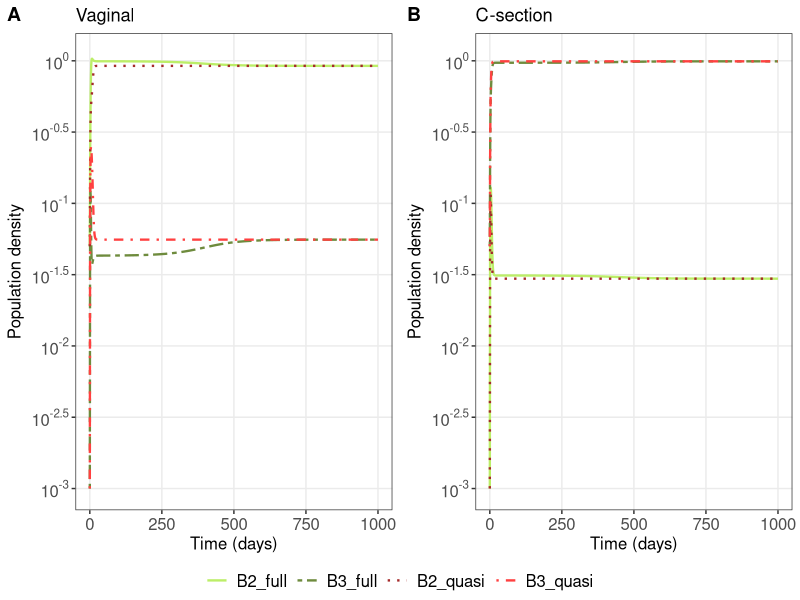
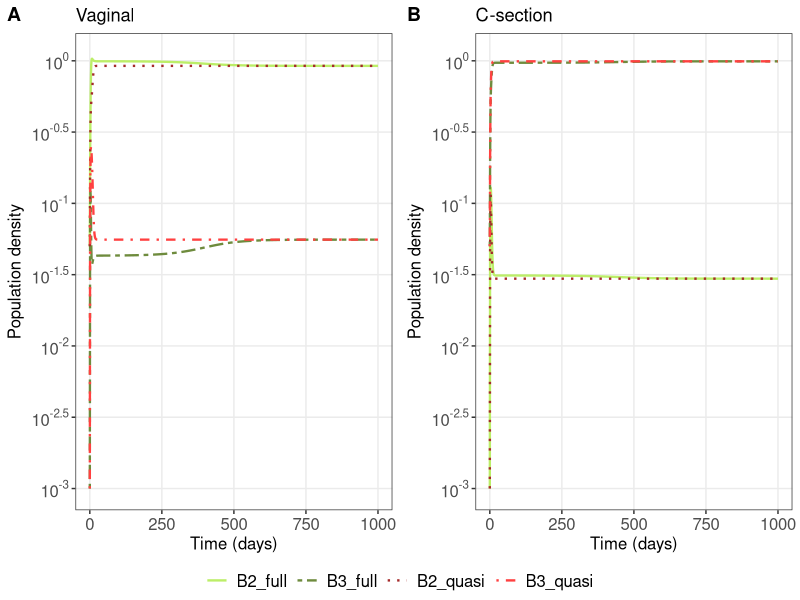

The R source for these figures, in order:
# This script plot and compare the dynamics of the quasi-steady-state approximation and the full model.

# full momdel ----------------
full_model <- function(t,y,P){
  B_1 <- y[1] #bifidobacteria capable of HMO metabolism
  B_2 <- y[2] #bifidobacteria capable of plant polysaccharide metabolism 
  B_3 <- y[3] #another commensal group
  
  
  # proportion of milk in diet as function Z
  Z <- 1/(1 + exp(w*(t - h))) 
  
  with(as.list(p),{
    # the grow rate of B1 related to milk consumption
    dB_1dt <- r*B_1*(Z - (B_1 + B_2 + alpha*B_3)) + f_z*Z/k
    # the grow rate of B2 related to solid food consumption
    # competition between B2 & B2, B2 & B_3, B1 & B2 
    dB_2dt <- r*B_2*(1- (B_1 + B_2 + alpha*B_3 - alpha_c*B_1)) + f_2/k
    # competition between B_3 & B_3, B2 & B_3, B1 & B_3 
    # f3 is the input of B_3 from environment
    dB_3dt <- r*B_3*(1- (B_3 + alpha*(B_1 + B_2))) + f_3/k
    
    return(list(c(dB_1dt,dB_2dt,dB_3dt)))
  })}

# quasi steady state approximation ----------

quasi_model <- function(t,y,p){
  B_2 <- y[1] #bifidobacteria capable of plant polysaccharide metabolism 
  B_3 <- y[2] #another commensal group
  

  with(as.list(p),{
    # the grow rate of B2 related to solid food consumption
    # competition between B2 & B2, B2 & B_3 
    dB_2dt <- r*B_2*(1- B_2 - alpha*B_3) + f_2/k
    # competition between B_3 & B_3, B2 & B_3, B1 & B_3 
    # f3 is the input of B_3 from environment
    dB_3dt <- r*B_3*(1 - B_3 - alpha* B_2) + f_3/k
    
    return(list(c(dB_2dt,dB_3dt)))
  })}



# parameters ----------

# parameters for the function Z(t)
w <- 0.014; h <- 500


# growth rate
r <- 1

# effect of species interaction 
alpha <- 2
alpha_c <- 1.7

# carrying capacity
k <- 1000

# input of bacteria 
f_2 <- 30; f_3 <- 50; f_z<- 10

# parameters used in the full model
P <- c(f_2 = f_2, f_3 = f_3, f_z = f_z,
       r = r, alpha =alpha, k=k,
       alpha_c=alpha_c) 

# parameters used in the approximate model
p <- c(f_2 = f_2, f_3 = f_3, r = r, alpha =alpha, k=k) 


# initial conditions -----------
# vaginal birth, full model
Y0_vaginal <- c(B_1 = 50/k,B_2 = 50/k,B_3 = 1/k) 

# C-section, full model 
Y0_csection <- c(B_1 = 1/k,B_2 = 1/k,B_3 = 50/k) 

# vaginal birth, quasi model
y0_vaginal <- c(B_2 = 50/k,B_3 = 1/k) 

# C-section, quasi model 
y0_csection <- c(B_2 = 1/k,B_3 = 50/k) 

# times
times <- seq(0,1000,1)

# Solve the models and store in a data frame--------

library(deSolve)
# solve full model with parameter set P
out_full_vaginal <- ode(y = Y0_vaginal, times, full_model, P)
out_full_csection <- ode(y = Y0_csection, times, full_model, P)

# solve quasi model with parameter set p
out_quasi_vaginal <- ode(y = y0_vaginal, times, quasi_model, p)
out_quasi_csection <- ode(y = y0_csection, times, quasi_model, p)


library(reshape2) 
library(plyr)

# make a data frame for results 
data_full_vaginal <- data.frame(out_full_vaginal)
names(data_full_vaginal) <- c('Time','B1_full_v','B2_full_v','B3_full_v')

data_full_csection <- data.frame(out_full_csection)
names(data_full_csection) <- c('Time','B1_full_c','B2_full_c','B3_full_c')

data_quasi_vaginal <- data.frame(out_quasi_vaginal)
names(data_quasi_vaginal) <- c('Time','B2_quasi_v','B3_quasi_v')

data_quasi_csection <- data.frame(out_quasi_csection)
names(data_quasi_csection) <- c('Time','B2_quasi_c','B3_quasi_c')

# merge data of full and quasi model, and drop the second coloumn of data_full 
data_v <- merge(data_full_vaginal[-2],data_quasi_vaginal)

data_c <- merge(data_full_csection[-2], data_quasi_csection)

data_melt_v <- melt(data = data_v, id.vars = "Time", measure.vars = c('B2_full_v','B3_full_v',
                                                                      'B2_quasi_v','B3_quasi_v'))

data_melt_c <- melt(data = data_c, id.vars = "Time", measure.vars = c('B2_full_c','B3_full_c',
                                                                   'B2_quasi_c','B3_quasi_c'))
  

# ggplot ------------------------------------------------------------------

library(ggplot2)
# put plots in the same page
library(ggpubr) 
# to access break formatting functions
library(scales) 

mytheme <- theme_bw() + 
  theme(panel.grid.minor =  element_blank(),
        axis.text.x = element_text(size = 12),
        axis.text.y = element_text(size = 12),
        axis.title.x = element_text(size = 12),
        axis.title.y = element_text(size = 12),
        legend.text = element_text (size = 12),
        legend.title = element_blank()) 



# plot dynamics of full model and quasi model under vaginal scheme 
plot_v <- ggplot(data = data_melt_v, aes(x = Time, y = value, color = variable)) + 
  geom_line(size = 0.8, aes(linetype=variable)) + 
  scale_linetype_manual(values=c("solid","twodash", "dotted","dotdash"),
                        labels = c('B2_full','B3_full','B2_quasi','B3_quasi')) +
  scale_color_manual(values = c("darkolivegreen2","darkolivegreen4",
                                "brown","brown1"),
                     labels= c('B2_full','B3_full','B2_quasi','B3_quasi')) + 
  scale_y_log10(breaks = trans_breaks("log10", function(x) 10^x),
                labels = trans_format("log10", math_format(10^.x)),limits = c(1e-3,1.1)) +
  mytheme +
  labs( x = "Time (days)", y = "Population density",title ="Vaginal")


# plot dynamics of full model and quasi model under c-section scheme 
plot_c <- ggplot(data = data_melt_c, aes(x = Time, y = value, color = variable)) + 
  geom_line(size = 0.8, aes(linetype=variable)) + 
  scale_linetype_manual(values=c("solid","twodash", "dotted","dotdash"),
                        labels = c('B2_full','B3_full','B2_quasi','B3_quasi')) +
  scale_color_manual(values = c("darkolivegreen2","darkolivegreen4",
                                "brown","brown1"),
                     labels= c('B2_full','B3_full','B2_quasi','B3_quasi')) + 
  scale_y_log10(breaks = trans_breaks("log10", function(x) 10^x),
                labels = trans_format("log10", math_format(10^.x)),limits = c(1e-3,1.1)) +
  mytheme +
  labs( x = "Time (days)", y = "Population density",title ="C-section")


# put two plot together 
quasi_full_compare <- ggarrange(plot_v, plot_c, 
                        labels = c("A", "B"), nrow = 1, ncol = 2,
                        common.legend = TRUE, legend = "bottom")

show(quasi_full_compare)

ggsave(file = "full_and_quasi_model_dynamics.pdf",width = 17, height = 8.5, units = "cm")
